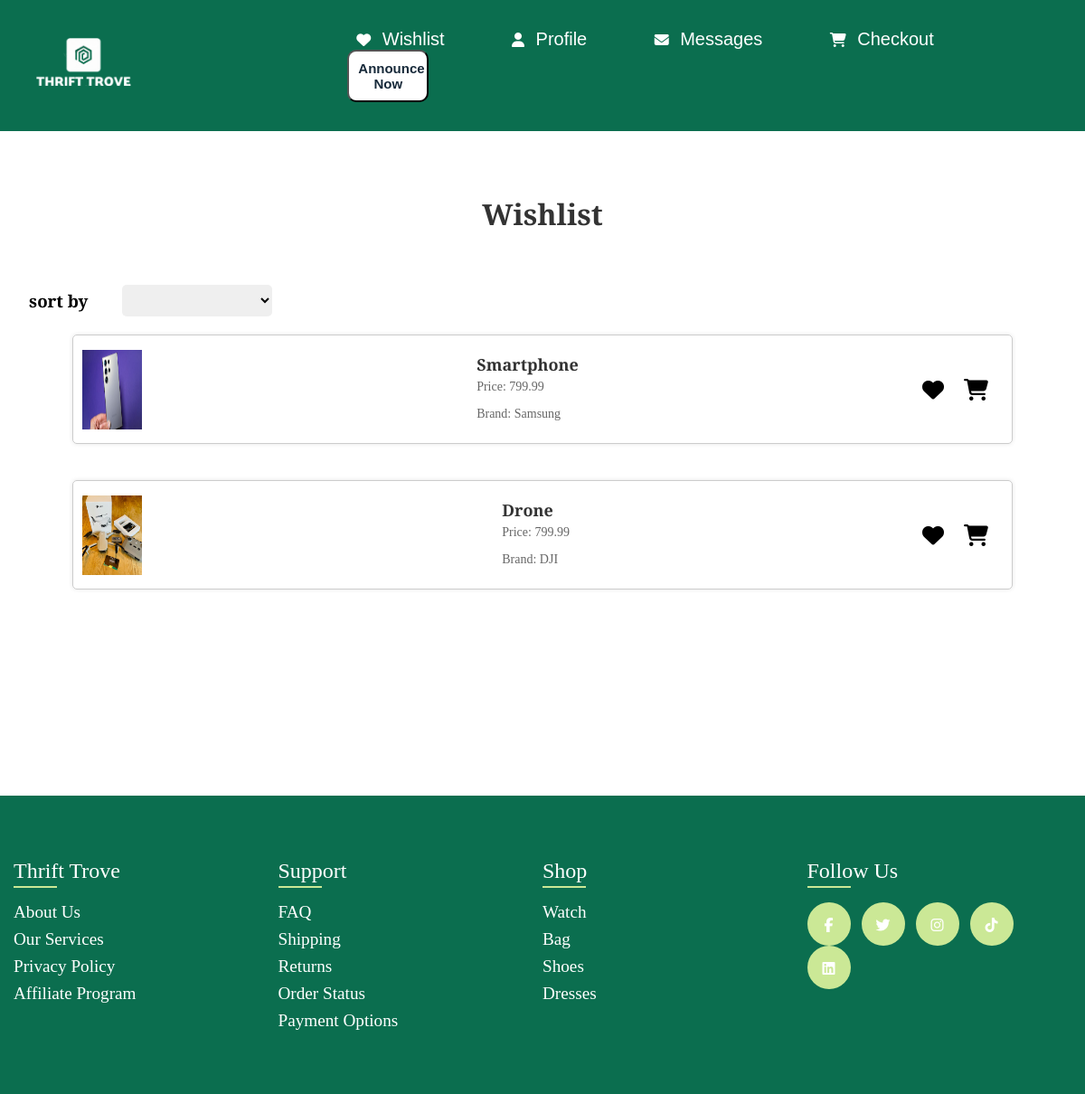
Screenshot of /pages/wishlist.php (signed in) with the database file from the repository.
### tables this page shows
CREATE TABLE Items (
    Id INTEGER PRIMARY KEY AUTOINCREMENT,
    Name VARCHAR(100) NOT NULL,
    Description TEXT NOT NULL,
    Brand VARCHAR(50) NOT NULL ,
    Model VARCHAR(50),
    CategoryId INTEGER NOT NULL,
    Size VARCHAR(20) ,
    Price DECIMAL(10, 2) NOT NULL,
    ConditionId VARCHAR(20) NOT NULL,
    Available BOOLEAN NOT NULL,
    AvailableForDelivery BOOLEAN NOT NULL , 
    SubCategory VARCHAR(50),
    NumberOfImages INTEGER,
    Highlighted INTEGER DEFAULT 0 NOT NULL CHECK (Highlighted <= 1),

    UserId INTEGER NOT NULL,
    FOREIGN KEY (UserId) REFERENCES Users(Id) ON DELETE CASCADE
);

### db_handler/DB.php (called while the page is built, shortened)
<?php
require_once 'Item.php';
require_once 'Wishlist.php';
class Database
{
    private $conn;
    public function __construct($databasePath)
    {
        try {
            $this->conn = new PDO("sqlite:$databasePath");
            $this->conn->setAttribute(PDO::ATTR_ERRMODE, PDO::ERRMODE_EXCEPTION);
        } catch (PDOException $e) {
            echo "Connection failed: " . $e->getMessage();
        }
    }
    public function getItemById($id): Item
    {
        $stmt = $this->conn->prepare("SELECT * FROM items WHERE id = :id");
        $stmt->bindParam(':id', $id);
        $stmt->execute();
        $row = $stmt->fetch();
        return new Item(
            $row['Id'],
            $row['Name'],
            $row['Description'],
            $row['Brand'],
            $row['Model'],
            $row['CategoryId'],
            $row['Size'],
            $row['Price'],
            $row['ConditionId'],
            $row['Available'],
            $row['AvailableForDelivery'],
            $row['SubCategory'],
            $row['NumberOfImages'],
            $row['Highlighted'],
            $row['UserId']
        );
    }
    public function getWishlistItems($userId): array
    {
        $stmt = $this->conn->prepare("SELECT * FROM Wishlist WHERE UserId = :userId");
        $stmt->bindParam(':userId', $userId);
        $stmt->execute();
        $wishlistItems = [];
        while ($row = $stmt->fetch()) {
            $wishlistItems[] = $row['ItemId'];
        }
        return $wishlistItems;
    }
    }
?>

### db_handler/Item.php (called while the page is built, shortened)
<?php
class Item {
    public $id;
    public $name;
    public $brand;
    public $price;
    public function __construct($id, $name, $description, $brand , $model , $category, $size , $price, $condition, $available, $available_for_delivery, $subCategory ,$NumberOfImages,$highlighted, $userId) {
        $this->id = $id;
        $this->name = $name;
        $this->brand = $brand;
        $this->price = $price;
    }
    public function getId() : int {
        return $this->id;
    }
    public function getName() : string {
        return $this->name;
    }
    public function getPrice() {
        return $this->price;
    }
    public function getBrand(){
        return $this->brand;
    }
}
?>

### pages/wishlist.php (the view, shortened to what this page needs)
<!DOCTYPE html>
<html lang="en">
    <head>
        <link rel="stylesheet" href="../css/wishlist.css">
    </head>
    <body>
        <?php
        include 'templates/header.php';
        ?>
        <h1>Wishlist</h1>
        <section class="option">
            <h3>sort by</h3>
            <select name=" sorting" id="sorting">
                <option value="..."></option>
                <option value="recently added">recently added</option>
            </select>
        </section>
        <?php
        require_once (__DIR__ . '/../db_handler/DB.php');
        require_once (__DIR__ . '/../db_handler/itemmove.php');
        $db = new Database("../database/database.db");
        $user = $_SESSION['userId'];
        $wishlistItemsIds = $db->getWishlistItems($user);
        $wishlistItemsDetails = array();
        foreach ($wishlistItemsIds as $itemId) {
            $itemDetails = $db->getItemById($itemId);
            if ($itemDetails) {
                $wishlistItemsDetails[] = $itemDetails;
            }
        }
        ?>
        <div class="items">
            <div class="wishlist-items">
                <?php foreach ($wishlistItemsDetails as $item): ?>
                    <div class="item">
                        <?php
                        $name = $item->getName();
                        $price = $item->getPrice();
                        $brand = $item->getBrand();
                        $itemImagePath = "../assets/items/{$item->getId()}-1.png";
                        $errorImagePath = "../assets/items/error.png";
                        if (file_exists($itemImagePath)) {
                            $imageSrc = $itemImagePath;
                        } else {
                            $imageSrc = $errorImagePath;
                        }
                        ?>
                        <a href="itempage.php?item=<?= $item->getId() ?>">
                            <img src="<?= $imageSrc ?>" alt="<?= $name ?>">
                        </a>
                        <div class="item_descriptors">
                            <h3><?= $name ?></h3>
                            <p>Price: <?= $price ?></p>
                            <p>Brand: <?= $brand ?></p>
                        </div>
                        <div class="item_buttons">
                            <button class="wishilist_send"><i class="fa-solid fa-heart"
                                    data-item-id="<?= $item->getId() ?>"></i></button>
                            <button class="cart_add"><i class="fa-solid fa-cart-shopping"
                                    data-item-id="<?= $item->getId() ?>"></i></button>
                        </div>
                    </div>
                <?php endforeach; ?>
            </div>
        </div>
        <?php
        include 'templates/footer.php';
        ?>
    </body>
</html>

### pages/templates/header.php (shortened to what this page needs)
<link href="../../css/header.css" rel="stylesheet">
<header>
  <nav class = "navbar">
    <div class = "navdiv">
        <div class = "logo">
            <a href="../../pages/homepage.php">
                    <img src="../../assets/logo.png" alt="logo" class="logo">
            </a>
        </div>
        <ul class = "headerNav">
            <li>
                <i class="fa-solid fa-heart"></i>
                        <?php
                        if(isset($_SESSION['userId'])){
                            echo '<a href="../../pages/wishlist.php">
                                    Wishlist
                                </a>';
                        }else{
                            echo '<a href="../../pages/userReg.php">
                                    Wishlist
                                </a>';
                        }
                    ?>
            </li>
            <li class = "profile-item">
                <i class="fa-solid fa-user"></i>
                <?php
                        if(isset($_SESSION['userId'])){
                            echo '<a href="../../pages/profile.php" class = "ProfileWord">Profile</a>
                            <ul class = "profile-options">';
                            require_once('../db_handler/DB.php');
                            echo '<li class = "profile-option">
                                <a class = "option" id="logout1" href="../../pages/userReg.php">
                                    <img src="../../assets/logout.png" class ="imageIcons" alt="">
                                    Entrar noutra conta
                                </a>
                            </li>
                            <li class = "profile-option">
                                <a class = "option" id="exit1" href="../../pages/homepage.php">
                                    <img src="../../assets/exit.png" class ="imageIcons" alt="">
                                    Sair
                                </a>
                            </li>
                        </ul>';
                        }else{
                            echo '<a href="../../pages/userReg.php">
                            Profile
                                </a>';
                        }
                ?>
            </li>
            <li>
                <i class="fa-solid fa-envelope"></i>
                <?php
                        if(isset($_SESSION['userId'])){
                            echo '<a href="../../pages/messages.php">
                            Messages
                        </a>';
                        }else{
                            echo '<a href="../../pages/userReg.php">
                                    Messages
                                </a>';
                        }
                    ?>
            </li>
            <li>
                <i class="fa-solid fa-shopping-cart"></i>
                <?php
                        if(isset($_SESSION['userId'])){
                            echo '<a href="../../pages/shopping.php">
                            Checkout
                        </a>';
                        }else{
                            echo '<a href="../../pages/userReg.php">
                            Checkout
                                </a>';
                        }
                    ?>
            </li>
            <?php
                if(isset($_SESSION['userId'])){
                    echo '<a href="../../pages/itemCreationPage.php">
                            <button class = "anuncie">Announce Now</button>
                        </a>';
                }else{
                    echo '<a href="../../pages/userReg.php">
                            <button class = "anuncie">Announce Now</button>
                        </a>';
                }
            ?>
        </ul>
    </div>
  </nav>
</header>

### pages/templates/footer.php (shortened to what this page needs)
<link rel="stylesheet" type="text/css" href="https://cdnjs.cloudflare.com/ajax/libs/font-awesome/6.5.2/css/all.min.css">
<link href="../../css/footer.css" rel="stylesheet">
<section class="body-footer">
    <footer class="footer">
        <nav class="container">
            <div class="row">
                <div class="footer-column">
                    <h4>Thrift Trove</h4>
                    <ul>
                        <li><a href="about.php#about">about us</a></li>
                        <li><a href="about.php#services">our services</a></li>
                        <li><a href="about.php#privacy-policy">privacy policy</a></li>
                        <li><a href="about.php#affiliate-program">affiliate program</a></li>
                    </ul>
                </div>
                <div class="footer-column">
                    <h4>Support</h4>
                    <ul>
                        <li><a href="#">FAQ</a></li>
                        <li><a href="#">shipping</a></li>
                        <li><a href="#">returns</a></li>
                        <li><a href="#">order status</a></li>
                        <li><a href="#">payment options</a></li>
                    </ul>
                </div>
                <div class="footer-column">
                    <h4>Shop</h4>
                    <ul>
                        <li><a href="#">Watch</a></li>
                        <li><a href="#">Bag</a></li>
                        <li><a href="#">Shoes</a></li>
                        <li><a href="#">Dresses</a></li>
                    </ul>
                </div>
                <div class="footer-column">
                    <h4>Follow us</h4>
                    <div class ="social-links">
                        <a href="#"><i class="fab fa-facebook-f"></i></a>
                        <a href="#"><i class="fab fa-twitter"></i></a>
                        <a href="#"><i class="fab fa-instagram"></i></a>
                        <a href="#"><i class="fab fa-tiktok"></i></a>
                        <a href="#"><i class="fab fa-linkedin"></i></a>
                    </div>
                </div>
            </div>
        </nav>
    </footer>
    </section>

### css/wishlist.css (style rules this page uses)
body { margin: 0; font-family: 'Open Sans', sans-serif; }
h1 { padding: 20px; margin-top: 50px; color: #333; text-align: center; }
h3 { margin: 0; padding: 0 2em 0 0; }
section.option { padding: 1em 0 0 2em; margin: 0; display: flex; flex-wrap: wrap; margin-bottom: 20px; align-items: center; }
.option select { padding: 8px; font-size: 16px; border: none; border-radius: 5px; }
.wishlist-items { gap: 20px; margin-top: 20px; display: flex; flex-direction: column; }
.item { display: flex; justify-content: space-between; align-items: center; margin-bottom: 20px; padding: 10px; border: 1px solid #ccc; border-radius: 5px; box-shadow: 0 0 5px rgba(0, 0, 0, 0.1); flex-wrap: wrap; }
.items { padding: 0 2em; min-height: 60vh; }
.item img { max-width: 100%; height: 100%; align-items: center; }
.item a { width: 66px; height: 88px; display: flex; align-items: center; justify-content: center; }
.item h3 { margin-top: 10px; font-size: 18px; color: #333; }
.item p { font-size: 14px; color: #666; margin-top: 5px; }
.item_buttons { display: flex; align-items: center; }
.wishilist_send, .cart_add { background-color: transparent; border: none; cursor: pointer; margin-right: 10px; transition: transform 0.2s ease; }
.wishilist_send > .fa-heart, .cart_add > .fa-cart-shopping { font-size: 24px; }
.item_descriptors { align-items: center; padding: 0 0 0 2em; }
@media (max-width: 1200px) { .items { padding: 0 5em; } }

### css/header.css (style rules this page uses)
body { text-decoration: none; margin: 0; padding: 0; box-sizing: border-box; font-family: "Crimson Pro", serif; min-height: 100vh; }
.navbar { background: #0B6E4F; font-family: 'Poppins', sans-serif; padding-right: 0.5em; padding-left: 0.5em; }
.navdiv { display: flex; align-items: center; justify-content: space-between; }
.logo a { font-size: 2em; font-weight: 600; color: white; text-decoration: none; padding-left: 1em; }
.navdiv ul { padding: 1em; }
.navdiv ul > li { list-style: none; display: inline-block; margin-left: 20px; }
.navdiv ul > li a { color: white; font-size: 20px; font-weight: 500; text-decoration: none; margin-right: 50px; }
.navdiv ul > a > button { background-color: #fff; margin-left: 10px; border-radius: 10px; padding: 10px; width: 90px; color: #172A3A; font-weight: 600; font-size: 15px; }
li i { filter: invert(100%); padding-right: 0.5em; }
.logo { width: 30%; height: 100%; }
.anuncie { cursor: pointer; }

### css/footer.css (style rules this page uses)
.row * { margin: 0; padding: 0; box-sizing: border-box; }
.container { max-width: 1170px; margin: auto; }
.footer-column > ul { list-style: none; }
.footer { background-color: #0B6E4F; padding: 70px 0; }
.footer-column { width: 25%; padding: 0; }
.footer-column h4 { font-size: 1.5em; color: #ffffff; text-transform: capitalize; margin-bottom: 0.9em; font-weight: 500; position: relative; }
.footer-column h4::before { content: ''; position: absolute; left:0; bottom: -0.2em; background-color: #CBE896; height: 2px; box-sizing: border-box; width: 2em; }
.row { display: flex; flex-wrap: wrap; }
.footer-column ul li:not(:last-child) { margin-bottom: 0.5em; }
.footer-column ul li a { font-size: 1.2em; text-transform: capitalize; color:#ffffff; text-decoration: none; font-weight: 300; display: block; transition: all 0.3s ease; }
.footer-column .social-links a { display: inline-block; height: 3em; width: 3em; margin-right: 0.5em; text-align: center; background-color: #CBE896; line-height: 3.2em; border-radius: 50%; color: #ffffff; transition: all 0.3s ease; }
.body-footer { min-height: 45vh; display: flex; flex-direction: column; }
footer { margin-top: auto; }

### rows the page displays
items: shows a picture, Name "Smartphone", Price "799.99", Brand "Samsung"
items: shows a picture, Name "Drone", Price "799.99", Brand "DJI"
